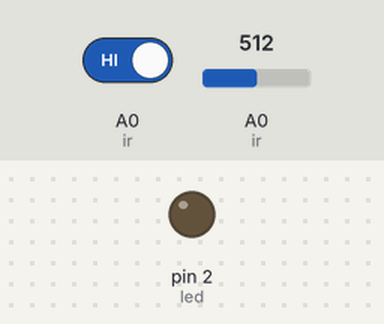
Simulated run of this sketch. Board: Arduino Uno, built with avr-gcc and run on an emulated ATmega328P. On the bench: output pins drawn as LEDs (lit = HIGH). Inputs (shaded band) come from the test bench; at power-on: A0 (ir) HIGH, A0 (ir) = 512. What the sketch prints to the serial monitor is not drawn.

Above: at 1.2 s.
1.3 s: A0 (ir) driven LOW
At 1.9 s:
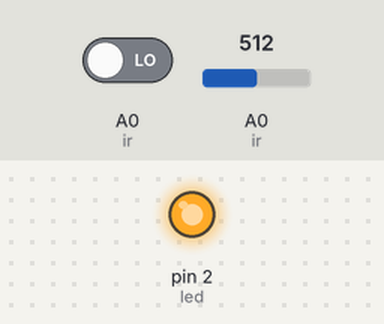
2.8 s: A0 (ir) driven HIGH
At 3.1 s:
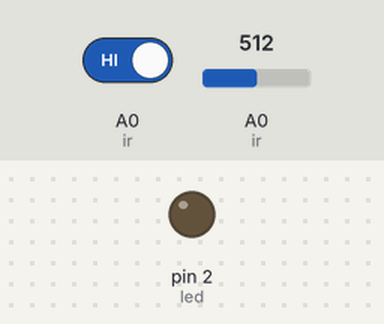
Timing chart, 0 to 5.8 s (numbered marks = the images above; inputs shaded):
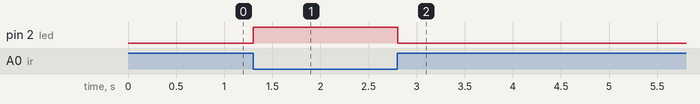

Measured:
- after the input at 1.3 s, pin 2 (led): LOW → HIGH at once
- after the input at 2.8 s, pin 2 (led): HIGH → LOW at once

The sketch:

ir_w_led_and_speaker.ino
```cpp
int ir= A0;
int led=2;


void setup()
{
  pinMode(ir,INPUT);
  pinMode(led,OUTPUT);
  Serial.begin(9600);
}

void loop()


{
 if(digitalRead(ir)==0)
 {
  digitalWrite(led,HIGH);
 }
 if(digitalRead(ir)==1)
 {
  digitalWrite(led,LOW);
 }
 Serial.println(analogRead(ir));

}
```
